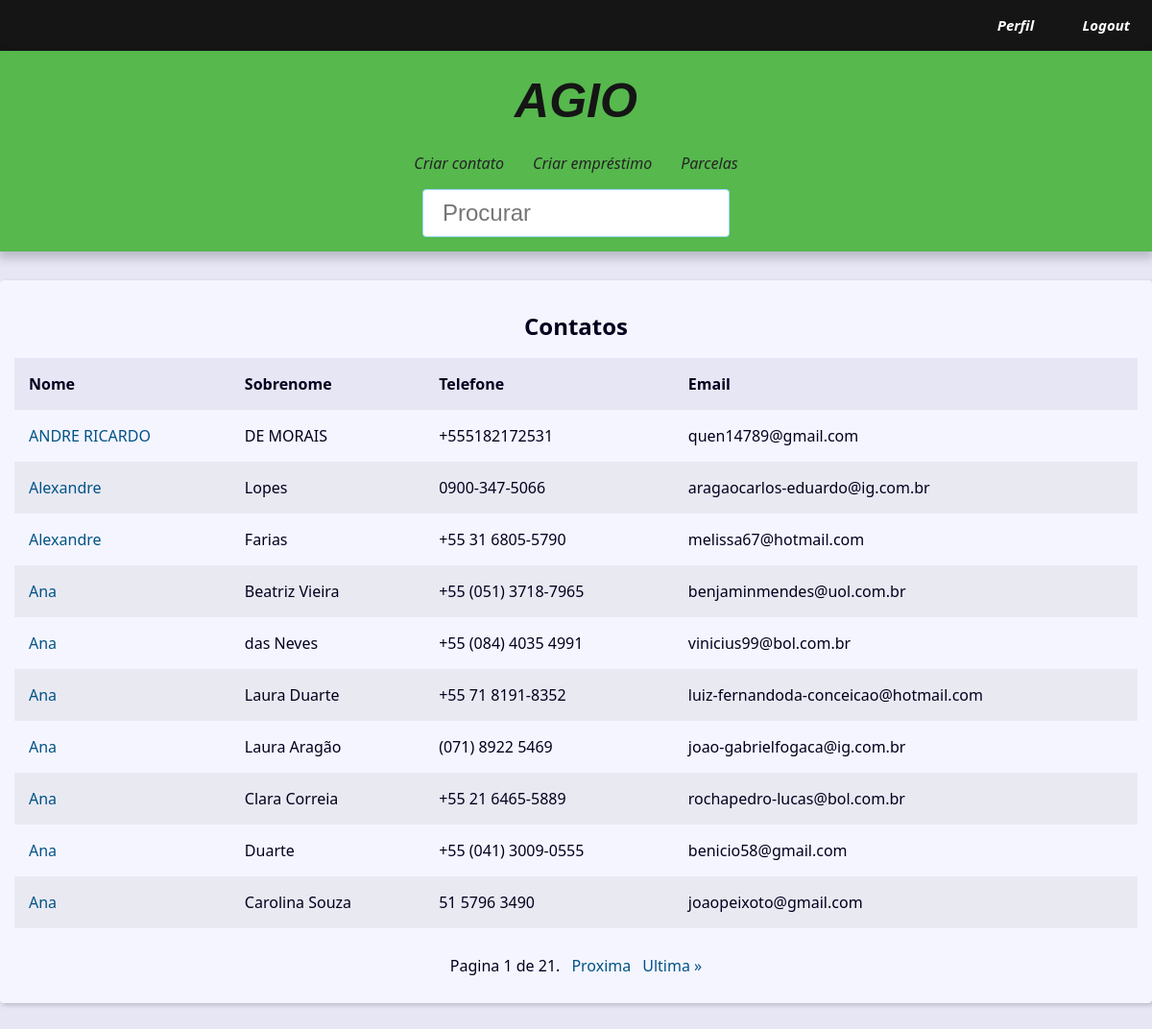
The app's page / (signed in) with its own data.
### contact/models.py (models this page shows, shortened)
class Contact(models.Model):
    class Meta:
        verbose_name_plural = 'Usuarios'
        verbose_name = 'Usuario'
    first_name = models.CharField(max_length=50, verbose_name='Nome')
    last_name = models.CharField(max_length=50, blank=True,
                                  verbose_name='Sobrenome')
    phone = models.CharField(max_length=50, verbose_name='Telefone')
    email = models.EmailField(max_length=254, verbose_name='Email')
    created_date = models.DateTimeField(default=timezone.now)
    description = models.TextField(blank=True, verbose_name='Descrição')
    show = models.BooleanField(default=True)
    picture = models.ImageField(upload_to='pictures/%Y/%m/%d', blank=True, verbose_name='Imagem')
    owner = models.ForeignKey(User, on_delete=models.SET_NULL,
                              blank=True, null=True)

### contact/views/contact_views.py (the view)
# urls.py: path('', views.index, name='index'),
@login_required(login_url='contact:login')
def index(request):
    user = request.user
    contacts = Contact.objects.filter(owner=user, show=True).order_by('first_name')
    paginator = Paginator(contacts, 10)
    page_number = request.GET.get("page")
    page_obj = paginator.get_page(page_number)
    context = {
        'page_obj': page_obj,
        'site_title': 'Contatos - ',
    }
    return render(request, 'contact/index.html', context)

### contact/templates/contact/index.html
{% extends "base.html" %}
{% block content %}
{% if page_obj %}
    <div class="responsive-table">
        <table class="contacts-table">
            <caption class="table-caption">
                Contatos
            </caption>
            <thead>
                <tr class="table-row table-row-header">
                    <th class="table-header">Nome</th>
                    <th class="table-header">Sobrenome</th>
                    <th class="table-header">Telefone</th>
                    <th class="table-header">Email</th>
                </tr>
            </thead>
            <tbody>
                {% if user.is_authenticated %}
                    {% for contact in page_obj %}
                        {% if contact.owner == user %}
                            <tr class="table-row">
                            <td class="table-cel">
                                <a href="{% url 'contact:contact' contact.id %}" class="table-link">
                                    {{contact.first_name}}
                                </a>
                            </td>
                            <td class="table-cel">
                                    {{contact.last_name}}
                            </td>
                            <td class="table-cel">
                                    {{contact.phone}}
                            </td>
                            <td class="table-cel">
                                    {{contact.email}}
                            </td>
                        {% endif %}
                    </tr>
                    {% endfor %}
                {% endif %}
            </tbody>
        </table>
    </div>
{% else %}
<div class="single-contact">
    <h1 class="single-contact-name">Nenhum contato encontrado!</h1>
{% endif %}
{% endblock content %}

### base_static/global/css/style.css (style rules this page uses)
:root { --spacing: 1.5rem; --link-dark-color: rgb(0, 83, 134); --link-light-color: rgb(156, 217, 255); --clr-white: rgb(245, 245, 255); --clr-black: rgb(0, 0, 30); --clr-light-gray: rgb(230, 230, 245); --clr-dark-shadow-5: rgba(0, 0, 10, 5%); --clr-dark-shadow-10: rgba(0, 0, 10, 10%); --clr-dark-shadow-20: rgba(0, 0, 10, 20%); --clr-light-shadow-5: rgba(200, 200, 255, 5%); --clr-light-shadow-10: rgba(200, 200, 255, 10%); --clr-light-shadow-20: rgba(200, 200, 255, 20%); --main-page-width: 120rem; --table-min-width: 60rem; --biggest-font-size: 5rem; --bigger-font-size: 4rem; --big-font-size: 3.2rem; --medium-font-size: 2.4rem; --small-font-size: 1.6rem; --smaller-font-size: 1.4rem; --smallest-font-size: 1.2rem; --transition-fast: 300ms; --transition-medium: 600ms; --transition-slow: 1s; --default-border-radius: 4px; }
*, *::before, *::after { margin: 0; padding: 0; box-sizing: border-box; }
html { font-size: 62.5%; }
body { font-family: system-ui, -apple-system, BlinkMacSystemFont, 'Segoe UI', Roboto, Oxygen, Ubuntu, Cantarell, 'Open Sans', 'Helvetica Neue', sans-serif; line-height: 1.5; font-size: var(--small-font-size); color: var(--clr-black); -webkit-font-smoothing: antialiased; background: var(--clr-light-gray); }
.responsive-table { width: 100%; overflow-x: auto; }
.contacts-table { width: 100%; min-width: var(--table-min-width); border-collapse: collapse; }
.table-caption { font-size: var(--medium-font-size); font-weight: bold; padding: var(--spacing); }
.table-row { text-align: left; text-overflow: ellipsis; transition: background-color var(--transition-fast) ease-in-out; }
.table-row:nth-of-type(2n) { background: var(--clr-dark-shadow-5); }
.table-row-header { background: var(--clr-light-gray); color: var(--clr-black); }
.table-cel, .table-header { padding: var(--spacing); }
.table-link { color: var(--link-dark-color); transition: color var(--transition-fast) ease-in-out; text-decoration: none; }

### records on screen
Contact: first_name "ANDRE RICARDO", last_name "DE MORAIS", phone "+555182172531", email "quen14789@gmail.com"
Contact: first_name "Alexandre", last_name "Lopes", phone "0900-347-5066", email "aragaocarlos-eduardo@ig.com.br"
Contact: first_name "Alexandre", last_name "Farias", phone "+55 31 6805-5790", email "melissa67@hotmail.com"
Contact: first_name "Ana", last_name "Beatriz Vieira", phone "+55 (051) 3718-7965", email "benjaminmendes@uol.com.br"
Contact: first_name "Ana", last_name "das Neves", phone "+55 (084) 4035 4991", email "vinicius99@bol.com.br"
Contact: first_name "Ana", last_name "Laura Duarte", phone "+55 71 8191-8352", email "luiz-fernandoda-conceicao@hotmail.com"
Contact: first_name "Ana", last_name "Laura Aragão", phone "(071) 8922 5469", email "joao-gabrielfogaca@ig.com.br"
Contact: first_name "Ana", last_name "Clara Correia", phone "+55 21 6465-5889", email "rochapedro-lucas@bol.com.br"
Contact: first_name "Ana", last_name "Duarte", phone "+55 (041) 3009-0555", email "benicio58@gmail.com"
Contact: first_name "Ana", last_name "Carolina Souza", phone "51 5796 3490", email "joaopeixoto@gmail.com"

### other values on screen
{{ page_obj.number }} "1"
{{ page_obj.paginator.num_pages }} "21"
